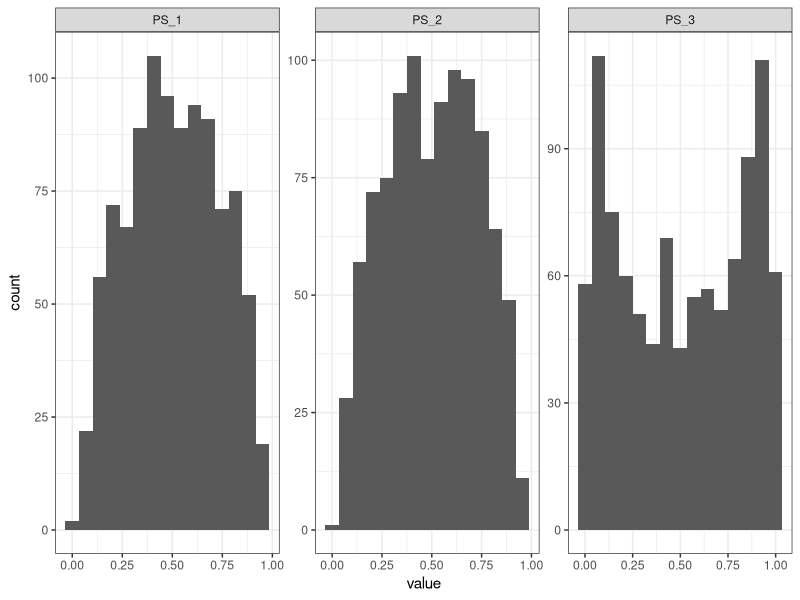
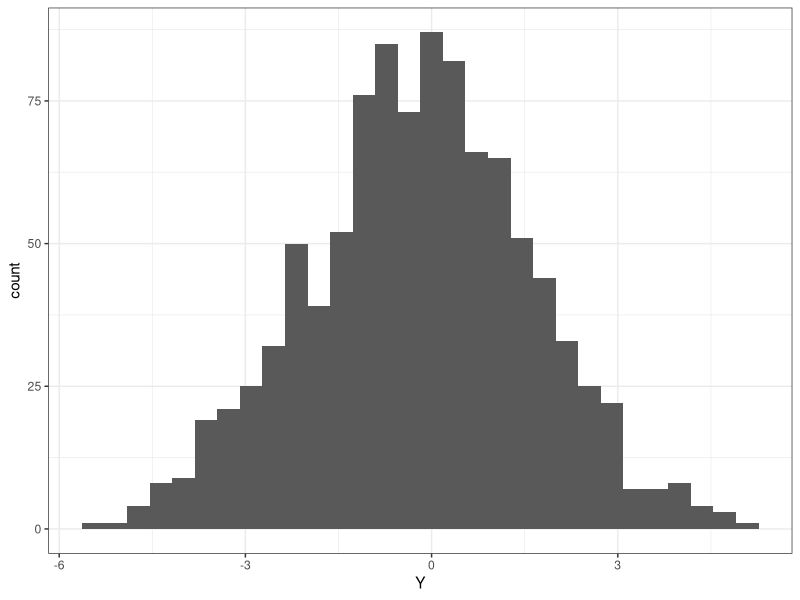

Generate these figures, in order, with R:
## ---- chunk 1
ipw_func = function(w, x, y) {
  # x: (binary) treatment
  # w: weights
  # y: response / outcome
  
  sum( x*w*y ) / sum( x*w ) - sum( (1-x)*w*y ) / sum( (1-x)*w )
}
## ---- chunk 2
sigmoid = function(eta) {
  ifelse( eta > 0, 1 / (1 + exp(-eta)), exp(eta) / (1 + exp(eta)) )
}

library(tidyverse)
## ---- chunk 3
set.seed(123456789)

n = 1000
p = 3
U = rnorm(n)
C = rnorm(n)

alpha_u = c(0.2, 1, 1.8) ## coefficients: U -> Xs
alpha_c = c(-1, 0, 1)  ## coefficients: C -> Xs. X2 is not affected by C.
eps_x = matrix(rnorm(p*n, mean = 0, sd = 0.5), nrow = n)

## generate propensity scores PS given U and C.
PS = sigmoid(U %o% alpha_u + C %o% alpha_c + eps_x)
colnames(PS) <- paste0("PS_", seq_len(ncol(PS)))
## check the distribution of propensity scores. 
as.data.frame(PS) %>%
  mutate(row = row_number()) %>%
  pivot_longer(-row, names_to = "column", values_to = "value") %>% 
  ggplot(aes(x = value)) +
  geom_histogram(bins = 15) +
  facet_wrap(~ column, scales = "free") +
  theme_bw()

## generate X according to PS
X <- matrix(rbinom(length(PS), size = 1, prob = as.vector(PS)),
            nrow = nrow(PS), ncol = ncol(PS))
apply(X, 2, table)

## generate Y given X and C
beta_x = c(1, -1.5, 0) # intercept = 0
beta_c = -1
eps_y = rnorm(n)
Y = X %*% beta_x + beta_c*C + eps_y
## check the distribution of Y 
data.frame(Y = Y) %>%
  ggplot(aes(x = Y)) + 
  geom_histogram() + 
  theme_bw()
